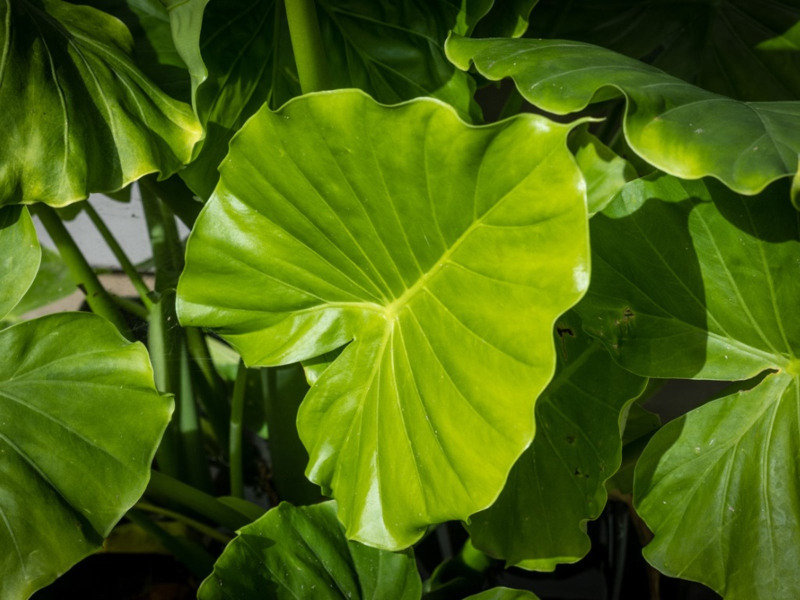
#> input picture meta/test-image.jpeg, 1600 x 1200 px (shown at 1/2 size); its folder holds only this picture in this run
$ python -i llava_model.py   (imports and definitions only)
#> lines starting #> are read from the running program, lines starting #| are printed output that depends on the picture
"""
LLaVA model wrapper for vision-language plant analysis.
Uses Ollama's LLaVA model to identify plants and detect lesions through natural language.
"""

import os
from typing import Dict, Optional, List
from PIL import Image
import io
import base64

# Try to import Ollama
try:
    import ollama
    OLLAMA_AVAILABLE = True
except ImportError:
    OLLAMA_AVAILABLE = False
    print("⚠️  ollama package not installed. LLaVA analysis will be unavailable.")
    print("   Install with: pip install ollama")


class LLaVAModel:
    """Wrapper for LLaVA vision-language model via Ollama."""

    def __init__(self, model_name: Optional[str] = None, base_url: Optional[str] = None):
        """
        Initialize LLaVA model.

        Args:
            model_name: Name of the Ollama LLaVA model (default: 'llava' or 'llava:latest')
            base_url: Ollama API base URL (default: http://localhost:11434)
        """
        self.available = False
        self.model_name = model_name or os.getenv("LLAVA_MODEL_NAME", "llava:latest")
        self.base_url = base_url or os.getenv("OLLAMA_BASE_URL", "http://localhost:11434")

        if not OLLAMA_AVAILABLE:
            print("⚠️  Ollama package not available. Install with: pip install ollama")
            return

        # Check if model is available
        self.available = self._check_model_available()
        if self.available:
            print(f"✅ LLaVA model initialized (model: {self.model_name})")
        else:
            print(f"⚠️  LLaVA model '{self.model_name}' not available. Pull with: ollama pull {self.model_name}")

    def _check_model_available(self) -> bool:
        """Check if LLaVA model is available in Ollama."""
        try:
            models = ollama.list()
            if hasattr(models, 'models'):
                model_names = [m.model for m in models.models]
                # Check for exact match or variants
                return any(
                    self.model_name in name or name in self.model_name
                    for name in model_names
                )
            return False
        except:
            return False

    # [209 lines left out: functions analyze_plant_image, _build_analysis_prompt, _image_to_base64, _parse_response, not called in this run]


# Global instance
_llava_model = None

# [6 lines left out: function get_llava_model, not called in this run]

>>> import cv2
>>> picture = cv2.imread('../../meta/test-image.jpeg', cv2.IMREAD_GRAYSCALE)
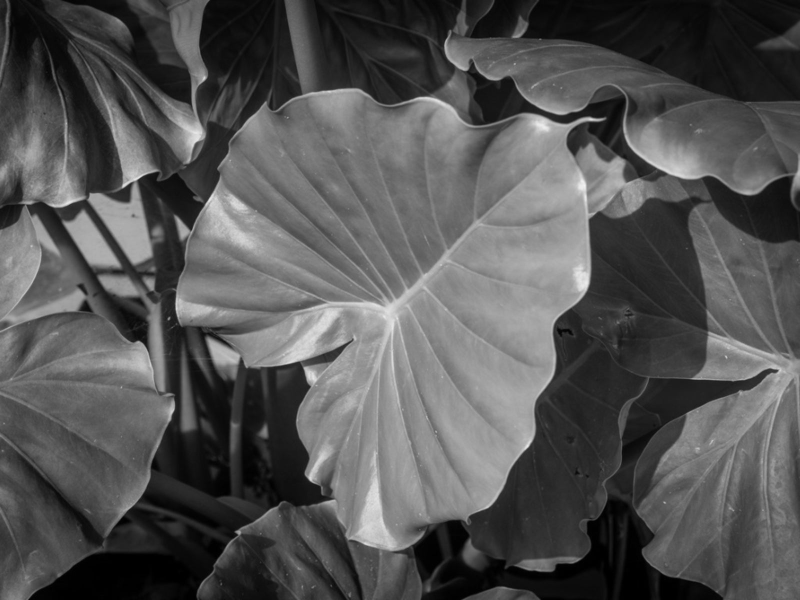
#> picture: shape (1200, 1600) (shown at 1/2 size); min 0, max 245, mean 83.6
#> (the run stopped early here; a loop or call above may not have finished)
